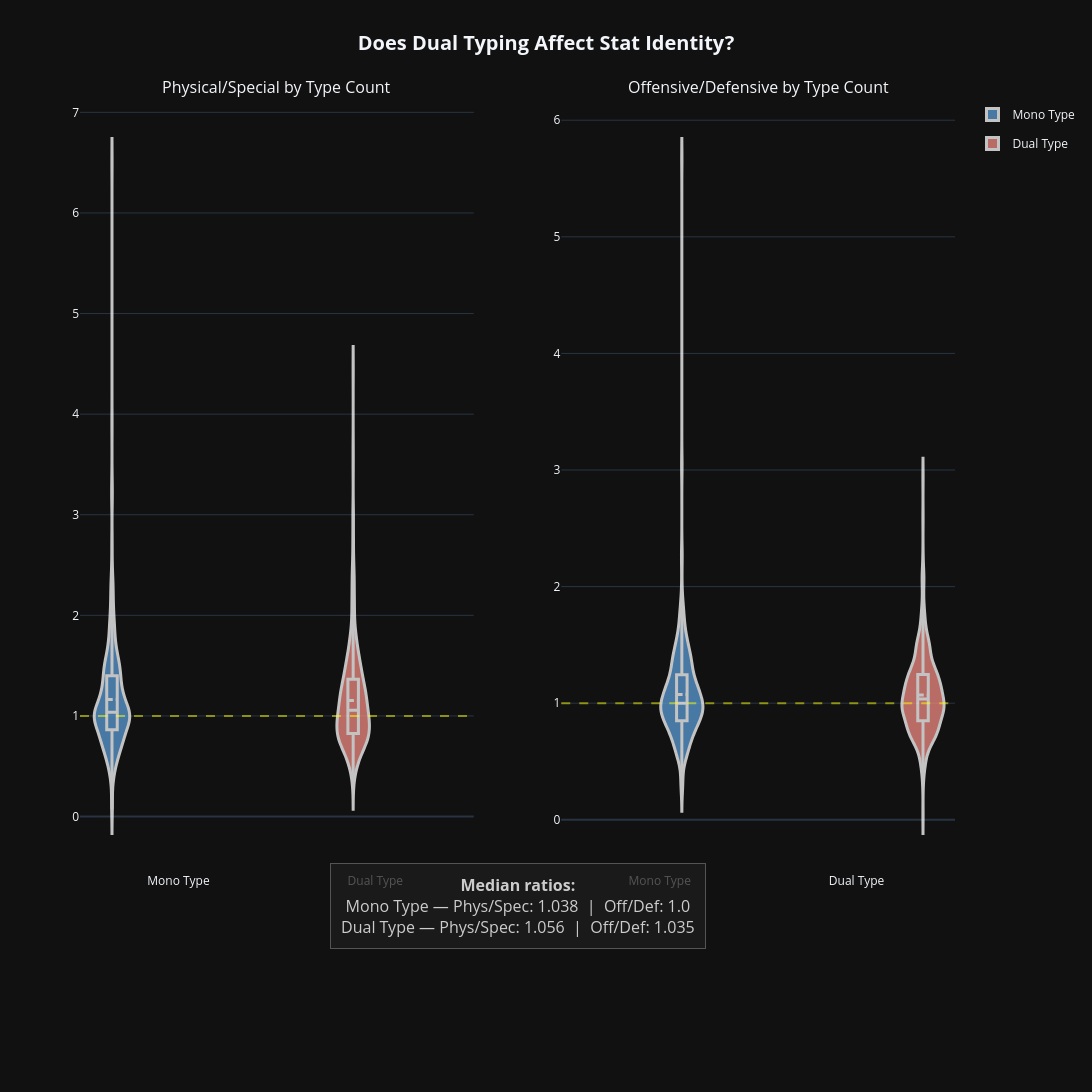

The notebook cell this image was saved under:
### Code cell
# --- 2c: Does dual typing affect stat profile shape? ---
pokes['Type Label'] = pokes['Dual Type'].map({True: 'Dual Type', False: 'Mono Type'})

fig = make_subplots(rows=1, cols=2,
                    subplot_titles=['Physical/Special by Type Count',
                                    'Offensive/Defensive by Type Count'])

for col_idx, metric in enumerate(['Physical/Special', 'Offensive/Defensive'], 1):
    for label, clr in [('Mono Type', '#5B9BD5'), ('Dual Type', '#F28B82')]:
        subset = pokes[pokes['Type Label'] == label][metric]
        fig.add_trace(go.Violin(
            y=subset, name=label,
            fillcolor=clr,
            line=dict(color='white', width=3),
            opacity=0.75, box_visible=True,
            meanline_visible=True, points=False,
            legendgroup=label,
            showlegend=(col_idx == 1),
        ), row=1, col=col_idx)
    fig.add_hline(y=1.0, line_dash='dash', line_color='rgba(255,255,0,0.5)', row=1, col=col_idx)

fig.update_layout(
    title=dict(text='<b>Does Dual Typing Affect Stat Identity?</b>', x=0.5, font=dict(size=20)),
    template=_T, height=_H, width=_W,
    violinmode='group',
    violingap=0.1, violingroupgap=0.05,
)

medians = pokes.groupby('Type Label')[['Physical/Special', 'Offensive/Defensive']].median().round(3)
note = (
    f"<b>Median ratios:</b><br>"
    f"Mono Type — Phys/Spec: {medians.loc['Mono Type','Physical/Special']}  |  "
    f"Off/Def: {medians.loc['Mono Type','Offensive/Defensive']}<br>"
    f"Dual Type — Phys/Spec: {medians.loc['Dual Type','Physical/Special']}  |  "
    f"Off/Def: {medians.loc['Dual Type','Offensive/Defensive']}"
)
stats_note(fig, note)
fig.show()

### Figure 1 — Plotly figure (JSON) as saved in the notebook; plotly's stock layout.template omitted (floating-point values rounded to 4 significant figures; data arrays with more than 128 entries replaced by an {"elided": "..."} marker saying what was removed)
{"data": [{"box": {"visible": true}, "fillcolor": "#5B9BD5", "legendgroup": "Mono Type", "line": {"color": "white", "width": 3}, "meanline": {"visible": true}, "name": "Mono Type", "opacity": 0.75, "points": false, "showlegend": true, "type": "violin", "xaxis": "x", "y": {"elided": "541 float values"}, "yaxis": "y"}, {"box": {"visible": true}, "fillcolor": "#F28B82", "legendgroup": "Dual Type", "line": {"color": "white", "width": 3}, "meanline": {"visible": true}, "name": "Dual Type", "opacity": 0.75, "points": false, "showlegend": true, "type": "violin", "xaxis": "x", "y": {"elided": "690 float values"}, "yaxis": "y"}, {"box": {"visible": true}, "fillcolor": "#5B9BD5", "legendgroup": "Mono Type", "line": {"color": "white", "width": 3}, "meanline": {"visible": true}, "name": "Mono Type", "opacity": 0.75, "points": false, "showlegend": false, "type": "violin", "xaxis": "x2", "y": {"elided": "541 float values"}, "yaxis": "y2"}, {"box": {"visible": true}, "fillcolor": "#F28B82", "legendgroup": "Dual Type", "line": {"color": "white", "width": 3}, "meanline": {"visible": true}, "name": "Dual Type", "opacity": 0.75, "points": false, "showlegend": false, "type": "violin", "xaxis": "x2", "y": {"elided": "690 float values"}, "yaxis": "y2"}], "layout": {"annotations": [{"font": {"size": 16}, "showarrow": false, "text": "Physical/Special by Type Count", "x": 0.225, "xanchor": "center", "xref": "paper", "y": 1.0, "yanchor": "bottom", "yref": "paper"}, {"font": {"size": 16}, "showarrow": false, "text": "Offensive/Defensive by Type Count", "x": 0.775, "xanchor": "center", "xref": "paper", "y": 1.0, "yanchor": "bottom", "yref": "paper"}, {"align": "center", "bgcolor": "rgba(30,30,30,0.75)", "bordercolor": "rgba(200,200,200,0.35)", "borderpad": 10, "borderwidth": 1, "font": {"color": "#cccccc", "size": 16}, "showarrow": false, "text": "<b>Median ratios:</b><br>Mono Type — Phys/Spec: 1.038  |  Off/Def: 1.0<br>Dual Type — Phys/Spec: 1.056  |  Off/Def: 1.035", "x": 0.5, "xref": "paper", "y": -0.1, "yref": "paper"}], "height": 1200, "margin": {"b": 220}, "shapes": [{"line": {"color": "rgba(255,255,0,0.5)", "dash": "dash"}, "type": "line", "x0": 0, "x1": 1, "xref": "x domain", "y0": 1.0, "y1": 1.0, "yref": "y"}, {"line": {"color": "rgba(255,255,0,0.5)", "dash": "dash"}, "type": "line", "x0": 0, "x1": 1, "xref": "x2 domain", "y0": 1.0, "y1": 1.0, "yref": "y2"}], "title": {"font": {"size": 20}, "text": "<b>Does Dual Typing Affect Stat Identity?</b>", "x": 0.5}, "violingap": 0.1, "violingroupgap": 0.05, "violinmode": "group", "width": 2000, "xaxis": {"anchor": "y", "domain": [0.0, 0.45]}, "xaxis2": {"anchor": "y2", "domain": [0.55, 1.0]}, "yaxis": {"anchor": "x", "domain": [0.0, 1.0]}, "yaxis2": {"anchor": "x2", "domain": [0.0, 1.0]}}}
